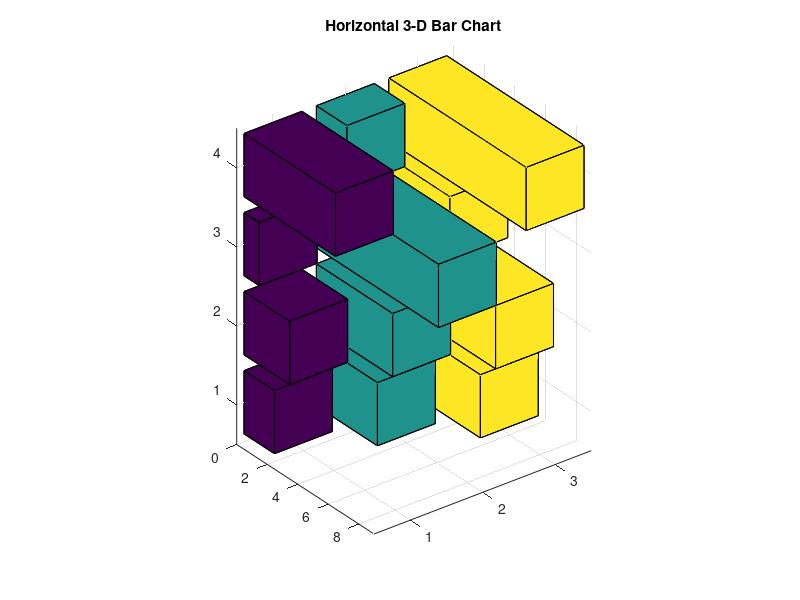

The MATLAB source for this figure:
% bar3h - Horizontal 3-D bar chart
% Demonstrates a horizontal 3-D bar chart

Z = [2 4 6; 3 5 7; 1 8 4; 6 2 9];

figure;
bar3h(Z);
title('Horizontal 3-D Bar Chart');
